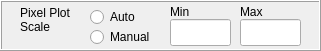
     <widget class="QFrame" name="frameScalePixelPlot_4">
      <property name="geometry">
       <rect>
        <x>650</x>
        <y>780</y>
        <width>321</width>
        <height>51</height>
       </rect>
      </property>
      <property name="frameShape">
       <enum>QFrame::Box</enum>
      </property>
      <property name="frameShadow">
       <enum>QFrame::Raised</enum>
      </property>
      <widget class="QRadioButton" name="radioButtonPixelAutoFlight">
       <property name="geometry">
        <rect>
         <x>90</x>
         <y>6</y>
         <width>61</width>
         <height>22</height>
        </rect>
       </property>
       <property name="text">
        <string>Auto</string>
       </property>
      </widget>
      <widget class="QRadioButton" name="radioButtonPixelManualFlight">
       <property name="geometry">
        <rect>
         <x>90</x>
         <y>26</y>
         <width>81</width>
         <height>22</height>
        </rect>
       </property>
       <property name="text">
        <string>Manual</string>
       </property>
      </widget>
      <widget class="QLineEdit" name="lineEditPixelMinFlight">
       <property name="geometry">
        <rect>
         <x>170</x>
         <y>19</y>
         <width>61</width>
         <height>27</height>
        </rect>
       </property>
      </widget>
      <widget class="QLabel" name="label_109">
       <property name="geometry">
        <rect>
         <x>170</x>
         <y>3</y>
         <width>51</width>
         <height>17</height>
        </rect>
       </property>
       <property name="text">
        <string>Min</string>
       </property>
      </widget>
      <widget class="QLabel" name="label_110">
       <property name="geometry">
        <rect>
         <x>240</x>
         <y>3</y>
         <width>51</width>
         <height>17</height>
        </rect>
       </property>
       <property name="text">
        <string>Max</string>
       </property>
      </widget>
      <widget class="QLineEdit" name="lineEditPixelMaxFlight">
       <property name="geometry">
        <rect>
         <x>240</x>
         <y>19</y>
         <width>61</width>
         <height>27</height>
        </rect>
       </property>
      </widget>
      <widget class="QLabel" name="label_111">
       <property name="geometry">
        <rect>
         <x>20</x>
         <y>4</y>
         <width>61</width>
         <height>31</height>
        </rect>
       </property>
       <property name="text">
        <string>Pixel Plot Scale</string>
       </property>
       <property name="wordWrap">
        <bool>true</bool>
       </property>
      </widget>
      <zorder>radioButtonPixelAutoFlight</zorder>
      <zorder>radioButtonPixelManualFlight</zorder>
      <zorder>label_109</zorder>
      <zorder>label_110</zorder>
      <zorder>lineEditPixelMaxFlight</zorder>
      <zorder>label_111</zorder>
      <zorder>lineEditPixelMinFlight</zorder>
     </widget>
